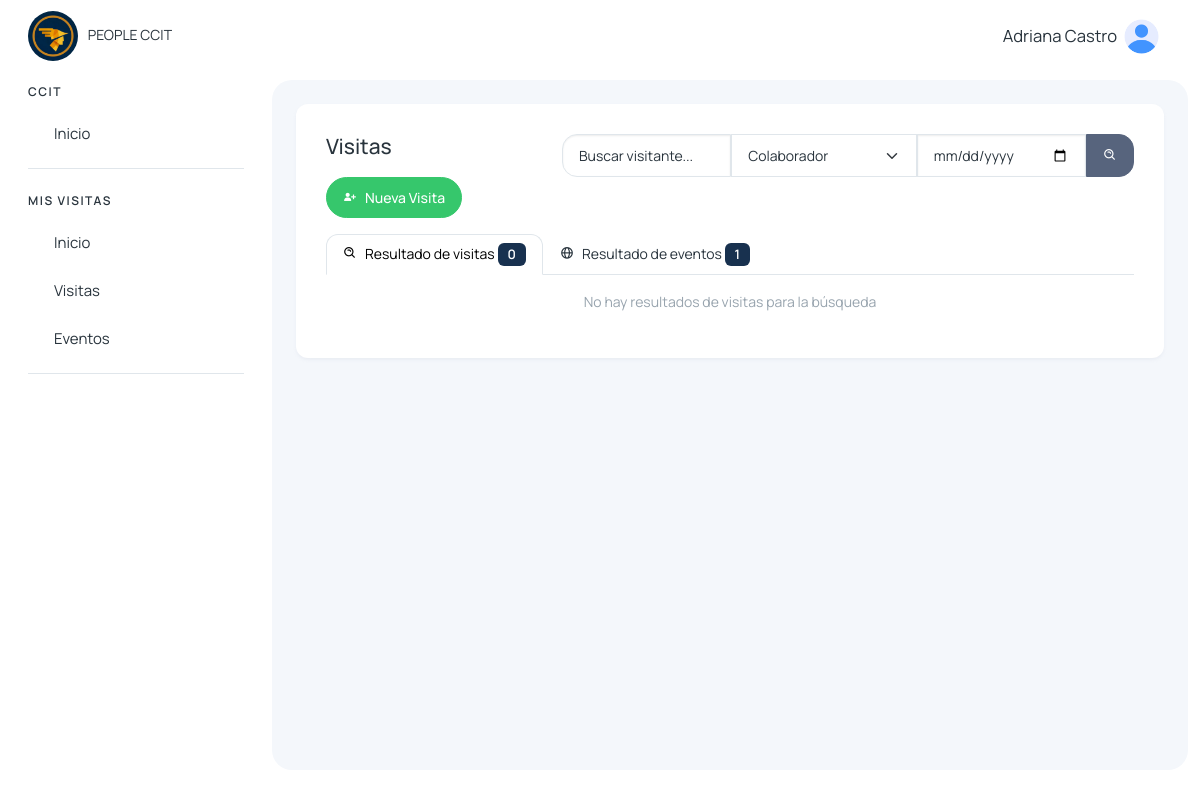
/visitas/buscar_visitas_recepcion (signed in), run on an earlier commit of the app's database.
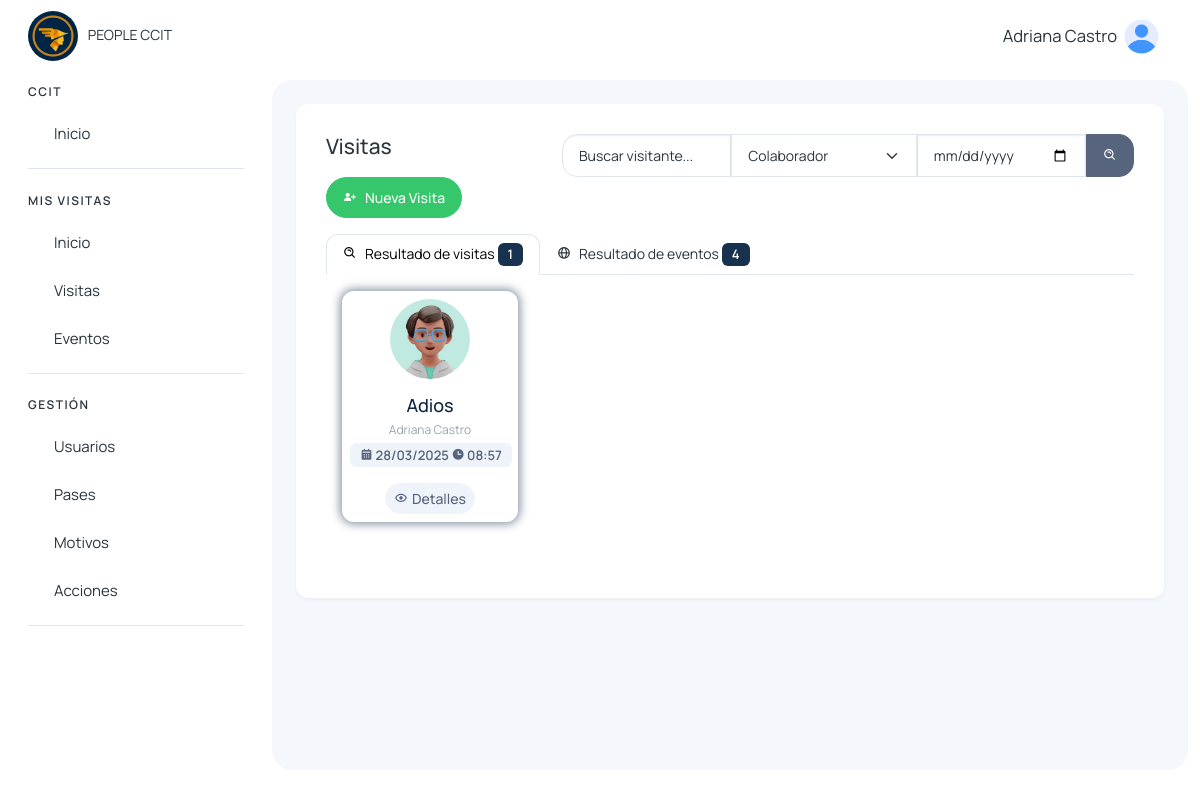
And on a later commit of the database.
### visitantes/models.py (models this page shows, shortened)
class Visita(models.Model):
    cod_visita = models.CharField(max_length=50, unique=True)
    visitante = models.CharField(max_length=500)
    motivo = models.TextField()
    accion = models.TextField(null=True, blank=True)
    tipo = models.TextField()
    agendado_presente = models.CharField(max_length=500, null=True, blank=True)
    estado_visitante = models.CharField(max_length=500, null=True, blank=True)
    area_departamento = models.CharField(max_length=255)
    fecha_visita = models.DateField()
    hora_ingreso = models.TimeField()
    hora_salida = models.TimeField(null=True, blank=True)
    persona_visitada = models.ForeignKey(User, on_delete=models.CASCADE, related_name='visitas_recibidas')
    usuario_registro = models.ForeignKey(User, on_delete=models.CASCADE, related_name='visitas_registradas')
    num_pase = models.CharField(max_length=50, null=True, blank=True)
    foto_documento_identificacion = models.ImageField(upload_to='visitantes/', blank=True, null=True)
    created_at = models.DateTimeField(auto_now_add=True)
    updated_at = models.DateTimeField(auto_now=True)

### visitantes/views.py (the view)
# urls.py: path('visitas/buscar_visitas_recepcion', views.buscar_visitas_recepcion, name='buscar_visitas_recepcion'),
@login_required
def buscar_visitas_recepcion(request):
    q = request.GET.get('q', '').strip()
    persona_visitada_id = request.GET.get('persona_visitada')
    if persona_visitada_id == 'Colaborador':
        persona = ''
    else:
        try:
            persona = User.objects.get(pk=persona_visitada_id)  # Obtener instancia del usuario
        except User.DoesNotExist:
            persona = None  # Si el usuario no existe, evitar errores
    fecha_str = request.GET.get('fecha', '').strip()  # formato YYYY-MM-DD
    today = timezone.localdate()
    fecha_filter = None
    if fecha_str:
        try:
            fecha_filter = datetime.strptime(fecha_str, "%Y-%m-%d").date()
        except ValueError:
            fecha_filter = None
    visitantes_visita = VisitanesVisita.objects.all()
    pertenencias = PertenenciasVisitante.objects.all()
    pases = PaseAcceso.objects.all()
    pases_disponibles = PaseAcceso.objects.filter(estado_pase='Disponible').count()
    eventos = EventoCapacitacion.objects.all()  # opcional
    visitante_por_documento = {v.documento_identificacion: v.nombre for v in visitantes_visita}
    filtros_visita = Q()
    if q:
        visitantes_match = VisitanesVisita.objects.filter(nombre__icontains=q)
        cod_visitas = visitantes_match.values_list('cod_visita', flat=True).distinct()
        filtros_visita &= Q(cod_visita__in=cod_visitas)
    if persona:
        filtros_visita &= Q(persona_visitada=persona)
    if fecha_filter:
        filtros_visita &= Q(fecha_visita=fecha_filter)
    visitas_result = Visita.objects.filter(filtros_visita, estado_visitante='agendado').order_by('fecha_visita', 'hora_ingreso')
    if q:
        evento_visitantes_match = EventoVisitante.objects.filter(nombre_visitante__icontains=q)
    else:
        evento_visitantes_match = EventoVisitante.objects.all()
    id_eventos = evento_visitantes_match.values_list('id_evento', flat=True).distinct()
    if fecha_filter:
        eventos_result = EventoCapacitacion.objects.filter(id__in=id_eventos, fecha=fecha_filter)
    else:
        eventos_result = EventoCapacitacion.objects.filter(id__in=id_eventos)
    if persona:
        eventos_result = eventos_result.filter(organizador=persona)
    eventos_result = eventos_result.order_by('fecha', 'hora_inicio')
    visitas_info = {}
    for visita in visitas_result:
        visitas_info[visita.cod_visita] = {
            'visita': visita,
            'visitantes': [v for v in visitantes_visita if v.cod_visita == visita.cod_visita],
            'pertenencias': [p for p in pertenencias if p.cod_visita == visita.cod_visita],
        }
    colaboradores = Colaborador.objects.filter(estado='activo')
    t_visitas = visitas_result.count()
    t_eventos = eventos_result.count()
    context = {
        'resultados_visitas': visitas_result,
        'resultados_eventos': eventos_result,
        't_visitas': t_visitas,
        't_eventos': t_eventos,
        'query': q,
        'persona': persona,
        'fecha': fecha_filter if fecha_filter else today,
        'visitantes_visita': visitantes_visita,
        'pertenencias': pertenencias,
        'visitas_info': visitas_info,
        'pases': pases,
        'eventos': eventos,
        'visitante_por_documento': visitante_por_documento,
        'pases_disponibles': pases_disponibles,
        'colaboradores': colaboradores,
    }
    return render(request, 'visitantes/recepcion/principales/busqueda_visitas_recepcion.html', context)

### usuarios/templatetags/menu_tags.py (called while the page is built)
@register.simple_tag(takes_context=True)
def active(context, *url_names):
    request = context.get('request')
    if not request:
        return ''
    current_url = request.resolver_match.url_name
    if current_url in url_names:
        return 'active'
    return ''

### visitantes/context_processors.py (called while the page is built)
def grupos_usuario(request):
    if request.user.is_authenticated:
        grupos = request.user.groups.all()
        usuarios = User.objects.filter(is_active=True)  # Solo usuarios activos
    else:
        grupos = []
        usuarios = []
    return {
        'user_grupos': grupos,
        'users': usuarios,
    }

### templates/visitantes/recepcion/principales/busqueda_visitas_recepcion.html (shortened to what the changed rows need)
{% extends 'layout/layout.html' %}
{% block content %}
{% load static %}
{% load dict_extras %}
<div>
    <ul class="nav nav-tabs" role="tablist" data-aos="zoom-in">
        <li class="nav-item">
            <a class="nav-link d-flex active" data-bs-toggle="tab" href="#v_agendada" role="tab">
                <span class="d-none d-md-block ms-2">Resultado de visitas
                    <span class="badge text-bg-primary">{{t_visitas}}</span>
                </span>
            </a>
        </li>
        <li class="nav-item">
            <a class="nav-link d-flex" data-bs-toggle="tab" href="#v_dentro" role="tab">
                <span class="d-none d-md-block ms-2">Resultado de eventos
                    <span class="badge text-bg-primary">{{t_eventos}}</span>
                </span>
            </a>
        </li>
    </ul>
    <div class="tab-content">
        <div class="tab-pane active" id="v_agendada" role="tabpanel">
            <div class="row p-3">
                {% for visita in resultados_visitas %}
                <div class="col-12 col-sm-12 col-md-6 col-lg-3 col-xl-3" data-aos="zoom-in">
                    <div class="card hover-img card-visita-dentro">
                        <div class="card-body p-2 text-center border-none">
                            <img src="{% static '/assets/images/profile/user-3.jpg' %}" alt="matdash-img" class="rounded-circle mb-3" width="80" height="80">
                            <h4 class="card-title mb-1">{{visita.visitante}}</h4>
                            <div class=" mb-1 row">
                                <span class="fs-2">{{visita.persona_visitada.first_name}} {{visita.persona_visitada.last_name}}</span>
                            </div>
                            <span class="badge text-bg-light text-secondary">
                                <i class='bx bxs-calendar'></i> {{visita.fecha_visita | date:'d/m/Y' }}
                                <i class='bx bxs-time' ></i> {{visita.hora_ingreso}}
                            </span>
                        </div>
                        <ul class="px-2 py-2 list-unstyled d-flex align-items-center justify-content-center mb-0">
                            <li class="position-relative">
                                <button class="btn btn-light btn-sm text-secondary d-flex align-items-center justify-content-center text-center fs-3" data-bs-toggle="modal" data-bs-target="#verDetallesVisitante{{visita.id}}">
                                    <i class='bx bx-show' style="margin-right: 4px;"></i> Detalles
                                </button>
                            </li>
                        </ul>
                    </div>
                </div>
                {% empty %}
                    <div class="col-12 text-center" data-aos="zoom-in">
                        No hay resultados de visitas para la búsqueda
                    </div>
                {% endfor %}
            </div>
        </div>
    </div>
</div>
{% endblock %}

### templates/layout/layout.html (shortened to what the changed rows need)
{% load static %}
{% load menu_tags %}
<!DOCTYPE html>
<html lang="en">
<head>
    <link href='https://unpkg.com/boxicons@2.1.4/css/boxicons.min.css' rel='stylesheet'>
    <link href="https://unpkg.com/aos@2.3.1/dist/aos.css" rel="stylesheet">
    <link rel="stylesheet" href="https://cdn.jsdelivr.net/npm/sweetalert2@11.4.4/dist/sweetalert2.min.css">
    <link rel="stylesheet" href="{% static '/assets/css/styles.min.css' %}" />
</head>
<body>
  <div class="page-wrapper" id="main-wrapper" data-layout="vertical" data-navbarbg="skin6" data-sidebartype="full"
  data-sidebar-position="fixed" data-header-position="fixed">
    <aside class="left-sidebar">
        <div>
            <nav class="sidebar-nav scroll-sidebar" data-simplebar="">
                <ul id="sidebarnav">
                    {% for grupo in user_grupos %}
                        {% if grupo.name == "visitas_colaborador_group" or grupo.name == 'visitas_it_group' or grupo.name == "super_admin" %}
                            <li class="nav-small-cap">
                                <span class="hide-menu">MIS VISITAS</span>
                            </li>
                            <li class="sidebar-item">
                                <a class="sidebar-link {% active 'colaboradores_home' 'buscar_inicio_colaborador' %}" href="{% url 'colaboradores_home' %}" aria-expanded="false">
                                    <span class="hide-menu">Inicio</span>
                                </a>
                            </li>
                            <li class="sidebar-item">
                                <a class="sidebar-link {% active 'visitas_colaborador' 'buscar_visitas_colaborador' 'colaboradores-nueva-visita' 'salida_mea_visita' 'detalle_visita_agendada' 'detalle_visita_dentro' 'nueva-visita-agendada' 'editar_visita_agendada' %}" href="{% url 'visitas_colaborador' %}" aria-expanded="false">
                                    <span class="hide-menu">Visitas</span>
                                </a>
                            </li>
                            <li class="sidebar-item">
                                <a class="sidebar-link {% active 'eventos_capacitaciones_colaborador' 'buscar_eventos_colaborador' 'nuevo_evento' 'actualizar_participante' 'detalles_evento_visitas' 'detalles_evento' %}" href="{% url 'eventos_capacitaciones_colaborador' %}" aria-expanded="false">
                                    <span class="hide-menu">Eventos</span>
                                </a>
                            </li>
                        {% endif %}
                    {% endfor %}
                    {% for grupo in user_grupos %}
                        {% if grupo.name == "visitas_it_group" or grupo.name == "super_admin" %}
                            <li class="nav-small-cap">
                                <span class="hide-menu">GESTIÓN</span>
                            </li>
                            <li class="sidebar-item">
                                <a class="sidebar-link {% active 'user_list' 'buscar_user' 'edit_user' 'delete_user' 'reset_user_password' 'create_user' 'cambiar_estado_usuario' 'reset_password' 'change_password_reset' %}" href="{% url 'user_list' %}" aria-expanded="false">
                                    <span class="hide-menu">Usuarios</span>
                                </a>
                            </li>
                            <li class="sidebar-item">
                                <a class="sidebar-link {% active 'pases' 'buscar_pase' 'crear_pase' 'editar_pase' %}" href="{% url 'pases' %}" aria-expanded="false">
                                    <span class="hide-menu">Pases</span>
                                </a>
                            </li>
                            <li class="sidebar-item">
                                <a class="sidebar-link {% active 'motivos' %}" href="{% url 'motivos' %}" aria-expanded="false">
                                    <span class="hide-menu">Motivos</span>
                                </a>
                            </li>
                            <li class="sidebar-item">
                                <a class="sidebar-link {% active 'acciones' %}" href="{% url 'acciones' %}" aria-expanded="false">
                                    <span class="hide-menu">Acciones</span>
                                </a>
                            </li>
                        {% endif %}
                    {% endfor %}
                </ul>
            </nav>
        </div>
    </aside>
  <div class="body-wrapper">
            <div class="body-wrapper-inner">
                <div class="container-fluid">
                    <div class="card">
                        <div class="card-body">
                            {% block content %} {% endblock %}
                        </div>
                    </div>
                </div>
            </div>
        </div>
    </div>
</body>
</html>

What changed in the data, as far as the page shows it:
added Visita: visitante "Adios", persona_visitada.first_name "Adriana", persona_visitada.last_name "Castro", fecha_visita "28/03/2025", hora_ingreso "08:57"
Also different on the page:
{{ t_visitas }}: "0" → "1"
{{ t_eventos }}: "1" → "4"
text no longer shown: "No hay resultados de visitas para la búsqueda"
